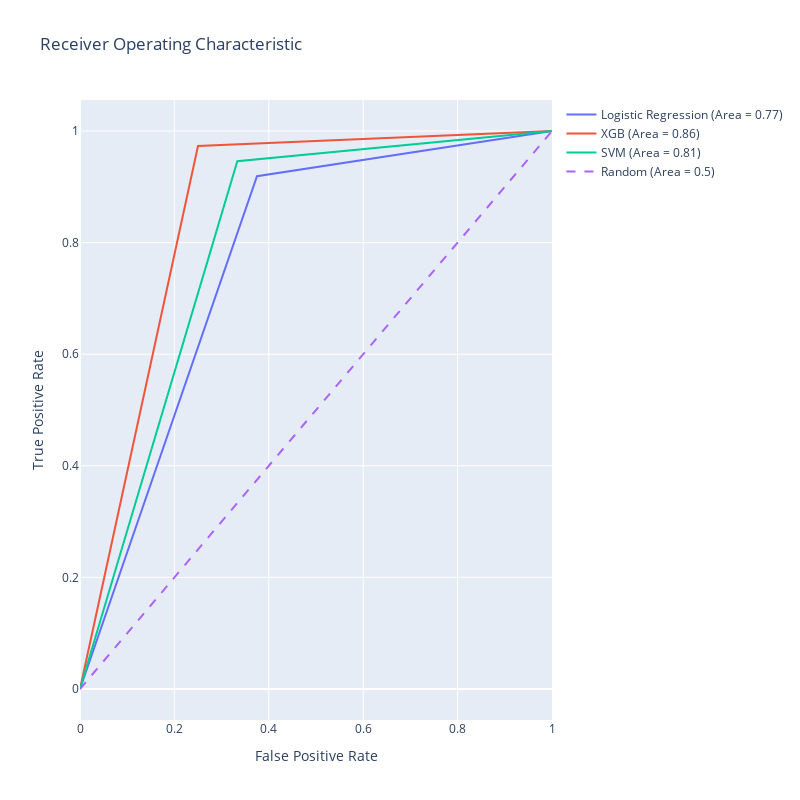

The cell this chart's notebook holds for it:
### Code cell
import plotly.graph_objects as go

trace0 = go.Scatter(
    x=lr_fpr,
    y=lr_tpr,
    mode='lines',
    name=f'Logistic Regression (Area = {lr_auc:.2f})'
)

# Generate a trace for the XGBoost ROC curve
trace1 = go.Scatter(
    x=xgb_fpr,
    y=xgb_tpr,
    mode='lines',
    name=f'XGB (Area = {xgb_auc:.2f})'
)

# Generate a trace for the SVM ROC curve
trace2 = go.Scatter(
    x=svm_fpr,
    y=svm_tpr,
    mode='lines',
    name=f'SVM (Area = {svm_auc:.2f})'
)

# Diagonal line
trace3 = go.Scatter(
    x=[0, 1], 
    y=[0, 1], 
    mode='lines', 
    name='Random (Area = 0.5)', 
    line=dict(dash='dash')
)

data = [trace0, trace1, trace2, trace3]

# Define layout with square aspect ratio
layout = go.Layout(
    title='Receiver Operating Characteristic',
    xaxis=dict(title='False Positive Rate'),
    yaxis=dict(title='True Positive Rate'),
    autosize=False,
    width=800,
    height=800,
    showlegend=True
)

# Define figure and add data
fig = go.Figure(data=data, layout=layout)

# Show figure
fig.show()

### Figure 1 — Plotly figure (JSON) as saved in the notebook; plotly's stock layout.template omitted (floating-point values rounded to 4 significant figures)
{"data": [{"mode": "lines", "name": "Logistic Regression (Area = 0.77)", "type": "scatter", "x": [0, 0.375, 1], "y": [0, 0.9189, 1]}, {"mode": "lines", "name": "XGB (Area = 0.86)", "type": "scatter", "x": [0, 0.25, 1], "y": [0, 0.973, 1]}, {"mode": "lines", "name": "SVM (Area = 0.81)", "type": "scatter", "x": [0, 0.3333, 1], "y": [0, 0.9459, 1]}, {"line": {"dash": "dash"}, "mode": "lines", "name": "Random (Area = 0.5)", "type": "scatter", "x": [0, 1], "y": [0, 1]}], "layout": {"autosize": false, "height": 800, "showlegend": true, "title": {"text": "Receiver Operating Characteristic"}, "width": 800, "xaxis": {"autorange": true, "range": [0, 1], "title": {"text": "False Positive Rate"}, "type": "linear"}, "yaxis": {"autorange": true, "range": [-0.05556, 1.056], "title": {"text": "True Positive Rate"}, "type": "linear"}}}
